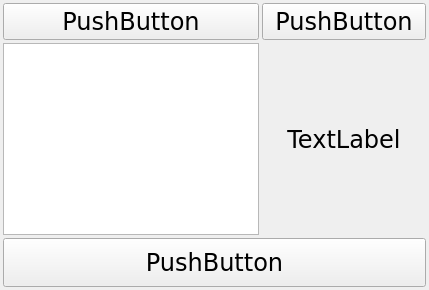
<?xml version="1.0" encoding="UTF-8"?>
<ui version="4.0">
 <class>MainWindow</class>
 <widget class="QMainWindow" name="MainWindow">
  <property name="geometry">
   <rect>
    <x>0</x>
    <y>0</y>
    <width>429</width>
    <height>290</height>
   </rect>
  </property>
  <property name="windowTitle">
   <string>MainWindow</string>
  </property>
  <widget class="QWidget" name="centralwidget">
   <layout class="QGridLayout" name="gridLayout">
    <property name="leftMargin">
     <number>3</number>
    </property>
    <property name="topMargin">
     <number>3</number>
    </property>
    <property name="rightMargin">
     <number>3</number>
    </property>
    <property name="bottomMargin">
     <number>3</number>
    </property>
    <property name="spacing">
     <number>3</number>
    </property>
    <item row="5" column="1" colspan="2">
     <widget class="QPushButton" name="pB_circle">
      <property name="sizePolicy">
       <sizepolicy hsizetype="Preferred" vsizetype="Minimum">
        <horstretch>0</horstretch>
        <verstretch>0</verstretch>
       </sizepolicy>
      </property>
      <property name="font">
       <font>
        <family>Verdana</family>
        <pointsize>18</pointsize>
       </font>
      </property>
      <property name="text">
       <string>PushButton</string>
      </property>
     </widget>
    </item>
    <item row="0" column="1">
     <widget class="QPushButton" name="pB_start">
      <property name="sizePolicy">
       <sizepolicy hsizetype="Preferred" vsizetype="Preferred">
        <horstretch>0</horstretch>
        <verstretch>0</verstretch>
       </sizepolicy>
      </property>
      <property name="font">
       <font>
        <family>Verdana</family>
        <pointsize>18</pointsize>
       </font>
      </property>
      <property name="text">
       <string>PushButton</string>
      </property>
      <property name="checkable">
       <bool>true</bool>
      </property>
      <property name="checked">
       <bool>false</bool>
      </property>
      <property name="autoDefault">
       <bool>true</bool>
      </property>
     </widget>
    </item>
    <item row="0" column="2">
     <widget class="QPushButton" name="pB_clear">
      <property name="sizePolicy">
       <sizepolicy hsizetype="Preferred" vsizetype="Maximum">
        <horstretch>0</horstretch>
        <verstretch>0</verstretch>
       </sizepolicy>
      </property>
      <property name="font">
       <font>
        <family>Verdana</family>
        <pointsize>18</pointsize>
       </font>
      </property>
      <property name="text">
       <string>PushButton</string>
      </property>
     </widget>
    </item>
    <item row="3" column="2">
     <widget class="QLabel" name="l_time">
      <property name="sizePolicy">
       <sizepolicy hsizetype="Preferred" vsizetype="Preferred">
        <horstretch>0</horstretch>
        <verstretch>0</verstretch>
       </sizepolicy>
      </property>
      <property name="font">
       <font>
        <family>Verdana</family>
        <pointsize>18</pointsize>
       </font>
      </property>
      <property name="text">
       <string>TextLabel</string>
      </property>
      <property name="alignment">
       <set>Qt::AlignCenter</set>
      </property>
     </widget>
    </item>
    <item row="3" column="1">
     <widget class="QTextBrowser" name="tB_result">
      <property name="sizePolicy">
       <sizepolicy hsizetype="Preferred" vsizetype="Preferred">
        <horstretch>0</horstretch>
        <verstretch>0</verstretch>
       </sizepolicy>
      </property>
      <property name="font">
       <font>
        <family>Verdana</family>
        <pointsize>12</pointsize>
       </font>
      </property>
     </widget>
    </item>
   </layout>
  </widget>
 </widget>
 <resources/>
 <connections>
  <connection>
   <sender>pB_clear</sender>
   <signal>released()</signal>
   <receiver>tB_result</receiver>
   <slot>clear()</slot>
   <hints>
    <hint type="sourcelabel">
     <x>292</x>
     <y>23</y>
    </hint>
    <hint type="destinationlabel">
     <x>209</x>
     <y>93</y>
    </hint>
   </hints>
  </connection>
  <connection>
   <sender>pB_clear</sender>
   <signal>released()</signal>
   <receiver>l_time</receiver>
   <slot>clear()</slot>
   <hints>
    <hint type="sourcelabel">
     <x>351</x>
     <y>31</y>
    </hint>
    <hint type="destinationlabel">
     <x>350</x>
     <y>92</y>
    </hint>
   </hints>
  </connection>
 </connections>
</ui>
